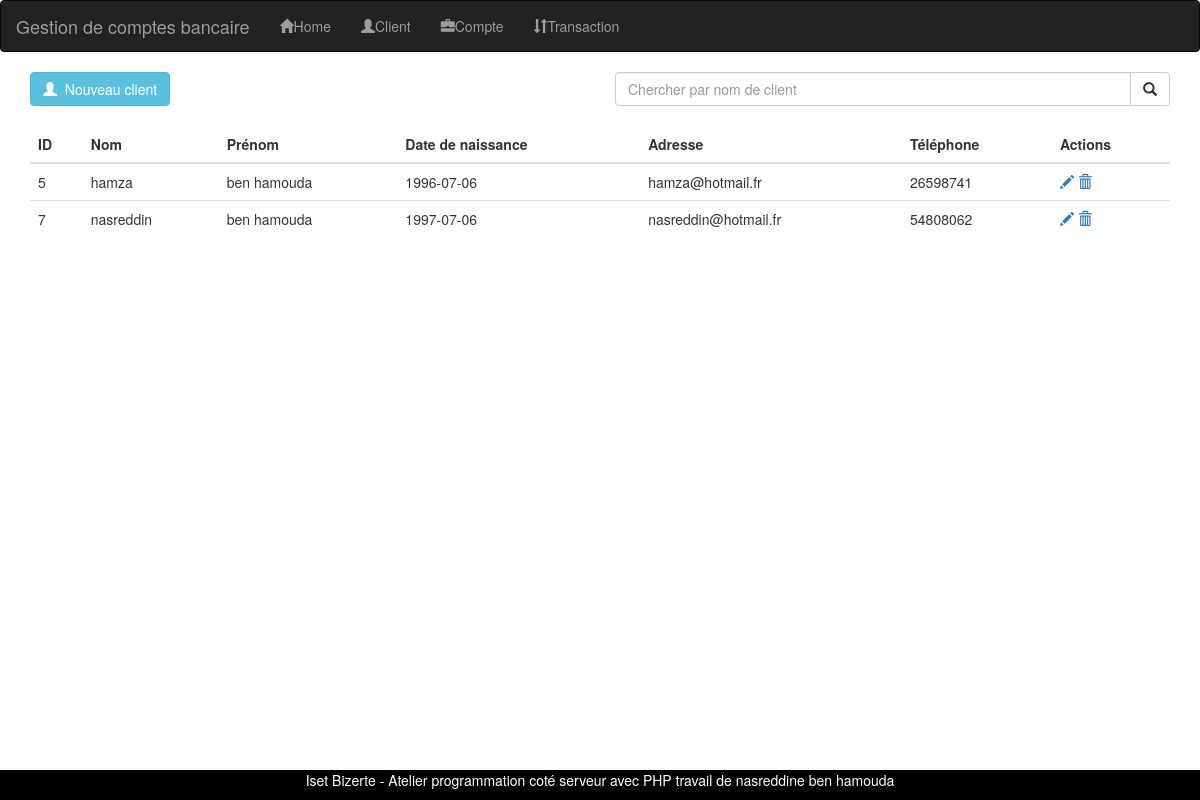
The app's page /templates/clients.php with its own data.
### tables this page shows
CREATE TABLE IF NOT EXISTS `client` (
  `id` int(30) NOT NULL AUTO_INCREMENT,
  `nom` varchar(30) NOT NULL,
  `prenom` varchar(30) NOT NULL,
  `dn` date NOT NULL,
  `adress` varchar(25) NOT NULL,
  `tel` int(8) NOT NULL,
  PRIMARY KEY (`id`)
);

### classes/client.class.php (called while the page is built, shortened)
<?php
class client
{
  public $cnct;
  public function __construct()
  {
      $db = new dbconnect;
      $connect = $db->database();
      $this->cnct = $connect;
  }
  public function execReq($sql){
      $stmt = $this->cnct->prepare($sql);
      return $stmt;
  }
  public function readAllClients()
  {
      try
      {
          $sql = 'SELECT * FROM client ORDER BY nom,prenom DESC ';
          $result = $this->execReq($sql);
          $result->execute();
          return $result;
      }
      catch (PDOException $exception)
      {
          echo $exception->getMessage();
      }
  }
}

### templates/clients.php (the view, shortened to what this page needs)
<!DOCTYPE html>
<html>
  <head>
    <link rel="stylesheet" href="../bootstrap/css/bootstrap.min.css">
    <?php include 'navbar.php';
     include '../classes/client.class.php';
   ?>
  </head>
  <body>
    <div class="container">
        <div class="row">
            <div class="col-lg-6">
                <div class="input-group">
                    <a href="nouveauclient.php">
                        <button class="btn btn-info"><span class="glyphicon glyphicon-user" aria-hidden="true"></span>&nbsp; Nouveau client</button>
                    </a>
                </div>
            </div>
            <div class="col-lg-6">
                <div class="input-group">
                    <input type="text" class="form-control" placeholder="Chercher par nom de client">
                    <span class="input-group-btn">
                        <button class="btn btn-default" type="button"><span class="glyphicon glyphicon-search" aria-hidden="true"></span></button>
                    </span>
                </div>
            </div>
        </div>
        <br>
        <div class="row">
            <div class="col-lg-12">
                <table class="table table-hover">
                    <thead>
                        <tr>
                            <th>ID</th>
                            <th>Nom</th>
                            <th>Prénom</th>
                            <th>Date de naissance</th>
                            <th>Adresse</th>
                            <th>Téléphone</th>
                            <th>Actions</th>
                        </tr>
                    </thead>
                    <tbody>
                    <?php
                        $client = new client;
                        $listClient = $client->readAllClients();
                        if ($listClient->rowCount()>0)
                        {
                            while ($ligne = $listClient->fetch(PDO::FETCH_ASSOC))
                            {
                                extract($ligne);
                                echo "<tr>";
                                echo "<td>".$ligne['id']."</td>";
                                echo "<td>".$ligne['nom']."</td>";
                                echo "<td>".$ligne['prenom']."</td>";
                                echo "<td>".$ligne['dn']."</td>";
                                echo "<td>".$ligne['adress']."</td>";
                                echo "<td>".$ligne['tel']."</td>";
                                echo "<td><a href=\"modifierclient.php?update_id=".$ligne['id']."\" onclick=\"return confirm('Editer ce client ?')\" data-toggle=\"tooltip\" data-placement=\"top\" title=\"Modifier\"><span class=\"glyphicon glyphicon-pencil\" aria-hidden=\"true\"></span></a>&nbsp;";
                                echo "<a href=\"?del_id=".$ligne['id']."\" onclick=\"return confirm('Etes vous sûre de vouloir supprimer ce client ?')\" data-toggle=\"tooltip\" data-placement=\"top\" title=\"Supprimer\"><span class=\"glyphicon glyphicon-trash\" aria-hidden=\"true\"></span></a></td>";
                                echo "</tr>";
                            }
                        }
                    ?>
                    </tbody>
                </table>
            </div>
        </div>
    </div>
  </body>
</html>

### templates/navbar.php (shortened to what this page needs)
<!DOCTYPE html>
<html>
  <head>
    <link href="../bootstrap/css/bootstrap.min.css" rel="stylesheet">
  </head>
  <body>
  </body>
</html>
<nav class="navbar navbar-inverse">
  <div class="container-fluid">
    <div class="navbar-header">
      <a class="navbar-brand" href="#">Gestion de comptes bancaire</a>
    </div>
    <ul class="nav navbar-nav">
      <li><a href="home.php"><span class="glyphicon glyphicon-home"></span>Home</a></li>
      <li><a href="clients.php"><span class="glyphicon glyphicon-user"></span>Client</a></li>
      <li><a href="compte.php"><span class="glyphicon glyphicon-briefcase"></span>Compte</a></li>
      <li><a href="transactions.php"><span class="glyphicon glyphicon-sort"></span>Transaction</a></li>
    </ul>
  </div>
</nav>

### records on screen
client: id "5", nom "hamza", prenom "ben hamouda", dn "1996-07-06", adress "hamza@hotmail.fr", tel "26598741"
client: id "7", nom "nasreddin", prenom "ben hamouda", dn "1997-07-06", adress "nasreddin@hotmail.fr", tel "54808062"
